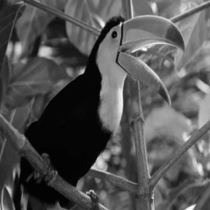
%> input picture image fusion/bird_orig.png, 210 x 210 px
$ octave redbox.m   (GNU Octave 9; MATLAB toolbox functions it lacks are replaced by stand-ins)
%> lines starting %> are read from the running program, lines starting %| are printed output that depends on the picture; in (x1, y1, x2, y2) boxes, pixels count from 0 and x2, y2 are one past the last pixel; in counts of white or black regions, pixels touching at a corner belong together; the program's own positions count from 1
### ls1.m
function f=ls1(g)
g=double(g);
a=max(max(g));
b=min(min(g));
f=(g-b)./(a-b);

### image fusion/redbox.m
s_ori=imread('bird_orig.png');
%> s_ori is the input picture: size 210x210 uint8; min 0, max 255, mean 82.9
s_our=imread('bird_fused.png');
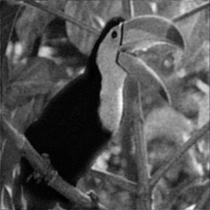
%> input picture image fusion/bird_fused.png, 210 x 210 px
%> s_our is the input picture: size 210x210 uint8; min 0, max 255, mean 82.6
s_csr=imread('./CSR_Fusion/results/bird_csr.tif');
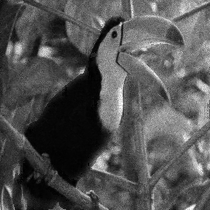
%> input picture image fusion/CSR_Fusion/results/bird_csr.tif, 210 x 210 px
%> s_csr is the input picture: size 210x210 uint8; min 0, max 253, mean 82.1

s_ori=repmat(s_ori,[1,1,3]);
%> s_ori: size 210x210x3 uint8
s_our=repmat(s_our,[1,1,3]);
%> s_our: size 210x210x3 uint8
s_csr=repmat(s_csr,[1,1,3]);
%> s_csr: size 210x210x3 uint8


s_ori(132:167,120)=1000;
%> s_ori: size 210x210x3 uint8; mean R, G, B 83, 82.9, 82.9
s_ori(132:167,140)=1000;
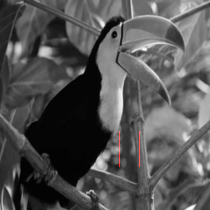
%> s_ori: size 210x210x3 uint8; mean R, G, B 83.2, 82.9, 82.9
s_ori(132,120:140)=1000;
%> s_ori: size 210x210x3 uint8; 0.04% of pixels changed, all inside (x1, y1, x2, y2) = (120, 131, 139, 132)
s_ori(167,120:140)=1000;
%> s_ori: size 210x210x3 uint8; mean R, G, B 83.3, 82.9, 82.9

s_our(132:167,120)=1000;
%> s_our: size 210x210x3 uint8; mean R, G, B 82.7, 82.6, 82.6
s_our(132:167,140)=1000;
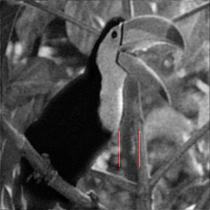
%> s_our: size 210x210x3 uint8; mean R, G, B 82.9, 82.6, 82.6
s_our(132,120:140)=1000;
s_our(167,120:140)=1000;
%> s_our: size 210x210x3 uint8; mean R, G, B 83, 82.6, 82.6

s_csr(132:167,120)=1000;
%> s_csr: size 210x210x3 uint8; mean R, G, B 82.2, 82.1, 82.1
s_csr(132:167,140)=1000;
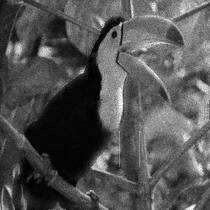
%> s_csr: size 210x210x3 uint8; mean R, G, B 82.3, 82.1, 82.1
s_csr(132,120:140)=1000;
s_csr(167,120:140)=1000;
%> s_csr: size 210x210x3 uint8; mean R, G, B 82.5, 82.1, 82.1
figure;imshow(s_ori,[]);
figure;imshow(s_our,[]);
figure;imshow(s_csr,[]);
imwrite(ls1(s_ori),'bird_ori_box.png')
%> in ls1, `a=max(max(g));`: a = [255 255 255]
%> in ls1, `b=min(min(g));`: b = [0 0 0]
imwrite(ls1(s_our),'bird_our_box.png')
imwrite(ls1(s_csr),'bird_csr_box.png')
